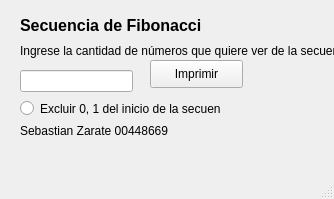
<?xml version="1.0" encoding="UTF-8"?>
<ui version="4.0">
 <class>MainWindow</class>
 <widget class="QMainWindow" name="MainWindow">
  <property name="geometry">
   <rect>
    <x>0</x>
    <y>0</y>
    <width>334</width>
    <height>199</height>
   </rect>
  </property>
  <property name="windowTitle">
   <string>Calculadora Fibonacci</string>
  </property>
  <widget class="QWidget" name="centralwidget">
   <widget class="QLabel" name="label">
    <property name="geometry">
     <rect>
      <x>20</x>
      <y>0</y>
      <width>241</width>
      <height>51</height>
     </rect>
    </property>
    <property name="text">
     <string>&lt;html&gt;&lt;head/&gt;&lt;body&gt;&lt;p&gt;&lt;span style=&quot; font-size:12pt; font-weight:600;&quot;&gt;Secuencia de Fibonacci&lt;/span&gt;&lt;/p&gt;&lt;/body&gt;&lt;/html&gt;</string>
    </property>
   </widget>
   <widget class="QLabel" name="label_2">
    <property name="geometry">
     <rect>
      <x>20</x>
      <y>40</y>
      <width>371</width>
      <height>21</height>
     </rect>
    </property>
    <property name="text">
     <string>Ingrese la cantidad de números que quiere ver de la secuencia:</string>
    </property>
   </widget>
   <widget class="QLineEdit" name="testo">
    <property name="geometry">
     <rect>
      <x>20</x>
      <y>70</y>
      <width>113</width>
      <height>22</height>
     </rect>
    </property>
   </widget>
   <widget class="QPushButton" name="boton">
    <property name="geometry">
     <rect>
      <x>150</x>
      <y>60</y>
      <width>93</width>
      <height>28</height>
     </rect>
    </property>
    <property name="text">
     <string>Imprimir</string>
    </property>
   </widget>
   <widget class="QRadioButton" name="radioButton">
    <property name="geometry">
     <rect>
      <x>20</x>
      <y>100</y>
      <width>201</width>
      <height>17</height>
     </rect>
    </property>
    <property name="text">
     <string>Excluir 0, 1 del inicio de la secuencia</string>
    </property>
   </widget>
   <widget class="QLabel" name="label_3">
    <property name="geometry">
     <rect>
      <x>20</x>
      <y>120</y>
      <width>371</width>
      <height>21</height>
     </rect>
    </property>
    <property name="text">
     <string>Sebastian Zarate 00448669</string>
    </property>
   </widget>
  </widget>
  <widget class="QMenuBar" name="menubar">
   <property name="geometry">
    <rect>
     <x>0</x>
     <y>0</y>
     <width>334</width>
     <height>21</height>
    </rect>
   </property>
  </widget>
  <widget class="QStatusBar" name="statusbar"/>
 </widget>
 <resources/>
 <connections/>
</ui>
